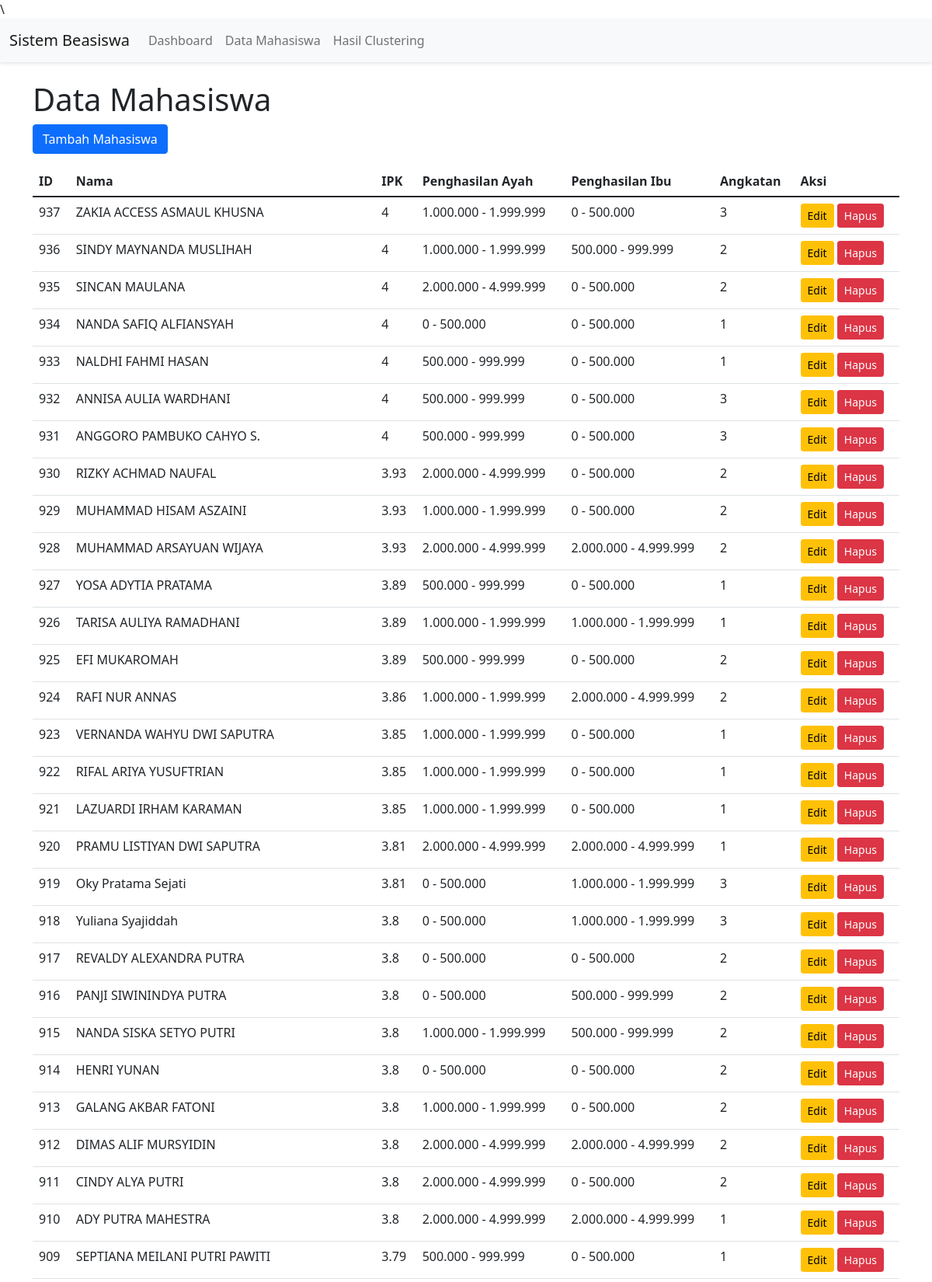
The page /mahasiswa.php (upper part) on the database its author committed.
### tables this page shows
CREATE TABLE `mahasiswa` (
  `id` int(11) NOT NULL,
  `nama` varchar(255) NOT NULL,
  `ipk` float NOT NULL,
  `penghasilan_ayah` enum('0 - 500.000','500.000 - 999.999','1.000.000 - 1.999.999','2.000.000 - 4.999.999','> 5.000.000') DEFAULT NULL,
  `penghasilan_ibu` enum('0 - 500.000','500.000 - 999.999','1.000.000 - 1.999.999','2.000.000 - 4.999.999','> 5.000.000') DEFAULT NULL,
  `angkatan` varchar(10) NOT NULL,
  `jumlah_tanggungan` int(11) DEFAULT NULL
);

### functions/mahasiswa_functions.php (called while the page is built, shortened)
<?php
function getAllMahasiswa($pdo) {
    $stmt = $pdo->query("SELECT * FROM mahasiswa ORDER BY id DESC");
    return $stmt->fetchAll();
}

### mahasiswa.php (the view)
\<?php
include 'includes/header.php';
include 'config/database.php';
include 'functions/mahasiswa_functions.php';
$mahasiswa = getAllMahasiswa($pdo);
?>
<h1>Data Mahasiswa</h1>
<a href="tambah_mahasiswa.php" class="btn btn-primary mb-3">Tambah Mahasiswa</a>
<table class="table">
    <thead>
        <tr>
            <th>ID</th>
            <th>Nama</th>
            <th>IPK</th>
            <th>Penghasilan Ayah</th>
            <th>Penghasilan Ibu</th>
            <th>Angkatan</th>
            <th>Aksi</th>
        </tr>
    </thead>
    <tbody>
        <?php foreach ($mahasiswa as $mhs): ?>
        <tr>
            <td><?php echo $mhs['id']; ?></td>
            <td><?php echo $mhs['nama']; ?></td>
            <td><?php echo $mhs['ipk']; ?></td>
            <td><?php echo $mhs['penghasilan_ayah']; ?></td>
            <td><?php echo $mhs['penghasilan_ibu']; ?></td>
            <td><?php echo $mhs['angkatan']; ?></td>
            <td>
                <a href="edit_mahasiswa.php?id=<?php echo $mhs['id']; ?>" class="btn btn-sm btn-warning">Edit</a>
                <a href="hapus_mahasiswa.php?id=<?php echo $mhs['id']; ?>" class="btn btn-sm btn-danger" onclick="return confirm('Yakin ingin menghapus?')">Hapus</a>
            </td>
        </tr>
        <?php endforeach; ?>
    </tbody>
</table>
<?php include 'includes/footer.php'; ?>

### assets/css/style.css (style rules this page uses)
body { min-height: 100vh; display: flex; flex-direction: column; }

### rows shown on the page
mahasiswa: id "937", nama "ZAKIA ACCESS ASMAUL KHUSNA", ipk "4", penghasilan_ayah "1.000.000 - 1.999.999", penghasilan_ibu "0 - 500.000", angkatan "3"
mahasiswa: id "936", nama "SINDY MAYNANDA MUSLIHAH", ipk "4", penghasilan_ayah "1.000.000 - 1.999.999", penghasilan_ibu "500.000 - 999.999", angkatan "2"
mahasiswa: id "935", nama "SINCAN MAULANA", ipk "4", penghasilan_ayah "2.000.000 - 4.999.999", penghasilan_ibu "0 - 500.000", angkatan "2"
mahasiswa: id "934", nama "NANDA SAFIQ ALFIANSYAH", ipk "4", penghasilan_ayah "0 - 500.000", penghasilan_ibu "0 - 500.000", angkatan "1"
mahasiswa: id "933", nama "NALDHI FAHMI HASAN", ipk "4", penghasilan_ayah "500.000 - 999.999", penghasilan_ibu "0 - 500.000", angkatan "1"
mahasiswa: id "932", nama "ANNISA AULIA WARDHANI", ipk "4", penghasilan_ayah "500.000 - 999.999", penghasilan_ibu "0 - 500.000", angkatan "3"
mahasiswa: id "931", nama "ANGGORO PAMBUKO CAHYO S.", ipk "4", penghasilan_ayah "500.000 - 999.999", penghasilan_ibu "0 - 500.000", angkatan "3"
mahasiswa: id "930", nama "RIZKY ACHMAD NAUFAL", ipk "3.93", penghasilan_ayah "2.000.000 - 4.999.999", penghasilan_ibu "0 - 500.000", angkatan "2"
mahasiswa: id "929", nama "MUHAMMAD HISAM ASZAINI", ipk "3.93", penghasilan_ayah "1.000.000 - 1.999.999", penghasilan_ibu "0 - 500.000", angkatan "2"
mahasiswa: id "928", nama "MUHAMMAD ARSAYUAN WIJAYA", ipk "3.93", penghasilan_ayah "2.000.000 - 4.999.999", penghasilan_ibu "2.000.000 - 4.999.999", angkatan "2"
mahasiswa: id "927", nama "YOSA ADYTIA PRATAMA", ipk "3.89", penghasilan_ayah "500.000 - 999.999", penghasilan_ibu "0 - 500.000", angkatan "1"
mahasiswa: id "926", nama "TARISA AULIYA RAMADHANI", ipk "3.89", penghasilan_ayah "1.000.000 - 1.999.999", penghasilan_ibu "1.000.000 - 1.999.999", angkatan "1"
mahasiswa: id "925", nama "EFI MUKAROMAH", ipk "3.89", penghasilan_ayah "500.000 - 999.999", penghasilan_ibu "0 - 500.000", angkatan "2"
mahasiswa: id "924", nama "RAFI NUR ANNAS", ipk "3.86", penghasilan_ayah "1.000.000 - 1.999.999", penghasilan_ibu "2.000.000 - 4.999.999", angkatan "2"
mahasiswa: id "923", nama "VERNANDA WAHYU DWI SAPUTRA", ipk "3.85", penghasilan_ayah "1.000.000 - 1.999.999", penghasilan_ibu "0 - 500.000", angkatan "1"
mahasiswa: id "922", nama "RIFAL ARIYA YUSUFTRIAN", ipk "3.85", penghasilan_ayah "1.000.000 - 1.999.999", penghasilan_ibu "0 - 500.000", angkatan "1"
mahasiswa: id "921", nama "LAZUARDI IRHAM KARAMAN", ipk "3.85", penghasilan_ayah "1.000.000 - 1.999.999", penghasilan_ibu "0 - 500.000", angkatan "1"
mahasiswa: id "920", nama "PRAMU LISTIYAN DWI SAPUTRA", ipk "3.81", penghasilan_ayah "2.000.000 - 4.999.999", penghasilan_ibu "2.000.000 - 4.999.999", angkatan "1"
mahasiswa: id "919", nama "Oky Pratama Sejati", ipk "3.81", penghasilan_ayah "0 - 500.000", penghasilan_ibu "1.000.000 - 1.999.999", angkatan "3"
mahasiswa: id "918", nama "Yuliana Syajiddah", ipk "3.8", penghasilan_ayah "0 - 500.000", penghasilan_ibu "1.000.000 - 1.999.999", angkatan "3"
mahasiswa: id "917", nama "REVALDY ALEXANDRA PUTRA", ipk "3.8", penghasilan_ayah "0 - 500.000", penghasilan_ibu "0 - 500.000", angkatan "2"
mahasiswa: id "916", nama "PANJI SIWININDYA PUTRA", ipk "3.8", penghasilan_ayah "0 - 500.000", penghasilan_ibu "500.000 - 999.999", angkatan "2"
mahasiswa: id "915", nama "NANDA SISKA SETYO PUTRI", ipk "3.8", penghasilan_ayah "1.000.000 - 1.999.999", penghasilan_ibu "500.000 - 999.999", angkatan "2"
mahasiswa: id "914", nama "HENRI YUNAN", ipk "3.8", penghasilan_ayah "0 - 500.000", penghasilan_ibu "0 - 500.000", angkatan "2"
mahasiswa: id "913", nama "GALANG AKBAR FATONI", ipk "3.8", penghasilan_ayah "1.000.000 - 1.999.999", penghasilan_ibu "0 - 500.000", angkatan "2"
mahasiswa: id "912", nama "DIMAS ALIF MURSYIDIN", ipk "3.8", penghasilan_ayah "2.000.000 - 4.999.999", penghasilan_ibu "2.000.000 - 4.999.999", angkatan "2"
mahasiswa: id "911", nama "CINDY ALYA PUTRI", ipk "3.8", penghasilan_ayah "2.000.000 - 4.999.999", penghasilan_ibu "0 - 500.000", angkatan "2"
mahasiswa: id "910", nama "ADY PUTRA MAHESTRA", ipk "3.8", penghasilan_ayah "2.000.000 - 4.999.999", penghasilan_ibu "2.000.000 - 4.999.999", angkatan "1"
mahasiswa: id "909", nama "SEPTIANA MEILANI PUTRI PAWITI", ipk "3.79", penghasilan_ayah "500.000 - 999.999", penghasilan_ibu "0 - 500.000", angkatan "1"
